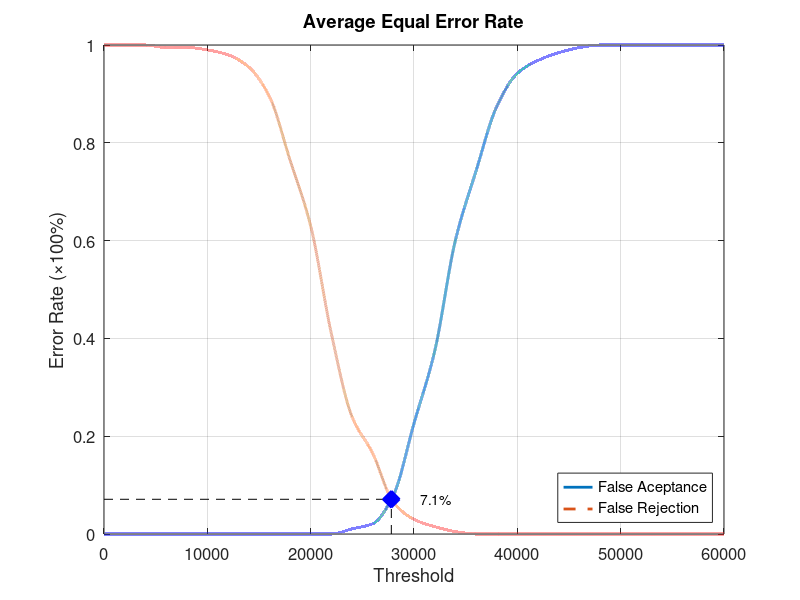
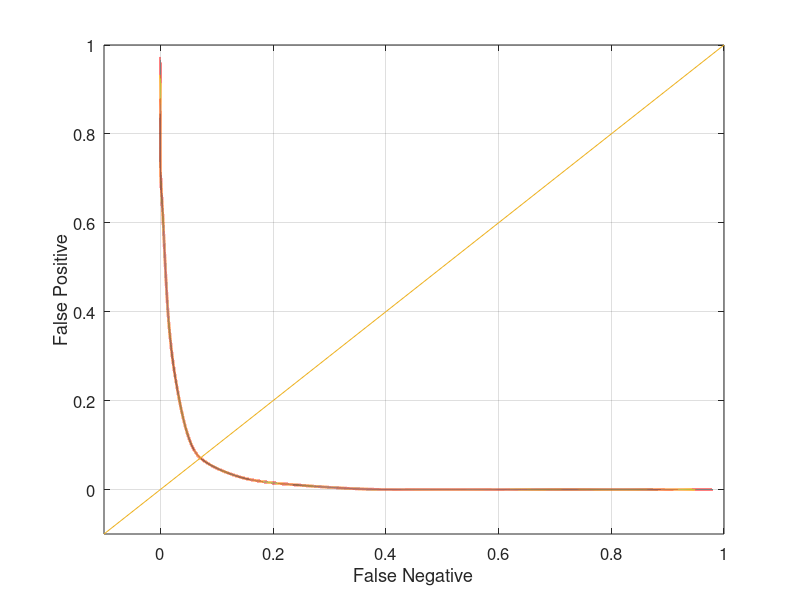

Recreate these plots in MATLAB, in order.
function yEER = Database4_1
close all;
clear;
clc;
x = 0:2000:60000;
xq = 0:0.5:60000;

y0 = [0 0 0 0 0 0 0 0 0 0 0 0 0.0105263 0.0210526 0.0789474 0.226316 0.373684 0.6 0.742105 0.873684 0.942105 0.968421 0.984211 0.994737 1 1 1 1 1 1 1];
yy0 = interp1(x, y0, xq, 'pchip');
y1 = [1 1 1 0.995 0.995 0.99 0.98 0.955 0.895 0.765 0.63 0.41 0.24 0.165 0.065 0.03 0.015 0.005 0 0 0 0 0 0 0 0 0 0 0 0 0];
yy1 = interp1(x, y1, xq, 'pchip');

% Calculating EER: 
y2 = abs(y0 - y1);
find(y2 == min(y2))
yy2 = abs(yy0 - yy1);
xEER = find(yy2 == min(yy2));
xEERIndex = xq(xEER) % X-axis EER
yEER = yy0(xEER) % Y-axis EER

main = figure
plot(xq, yy0,'-','LineWidth', 2);	hold on
plot(xq, yy1,'--','LineWidth', 2);	hold on
plot([xEERIndex xEERIndex], [0 yEER], 'k--');	hold on
plot([0 xEERIndex], [yEER yEER], 'k--');	hold on
plot(xEERIndex, yEER, 'bx', 'LineWidth', 10);	hold on
text(xEERIndex + 10 * xEERIndex / 100, yEER, [num2str(round((10000 * yEER)) / 100) '%'])
legend('False Aceptance', 'False Rejection', 'Location', 'SouthEast')
xlabel('Threshold')
ylabel('Error Rate (\times100%)')
title('Average Equal Error Rate')
set(gca, 'FontSize', 12)
axis([0 60000 0 1])
grid on

print(main, 'Database4_1Main', '-dpng');
FNRxFPR = figure('Color', [1 1 1]);
plot(yy1, yy0, '-', yy1, yy0, 'LineWidth', 2);
hold on
y = -0.1:0.1:1
plot(y, y); 
set(gca, 'FontSize', 12)
xlabel('False Negative')
ylabel('False Positive')
axis([-0.1 1 -0.1 1])
set(gca, 'FontSize', 12)
grid on

print(FNRxFPR, 'Database4_1FNRxFPR','-dpng');
end
